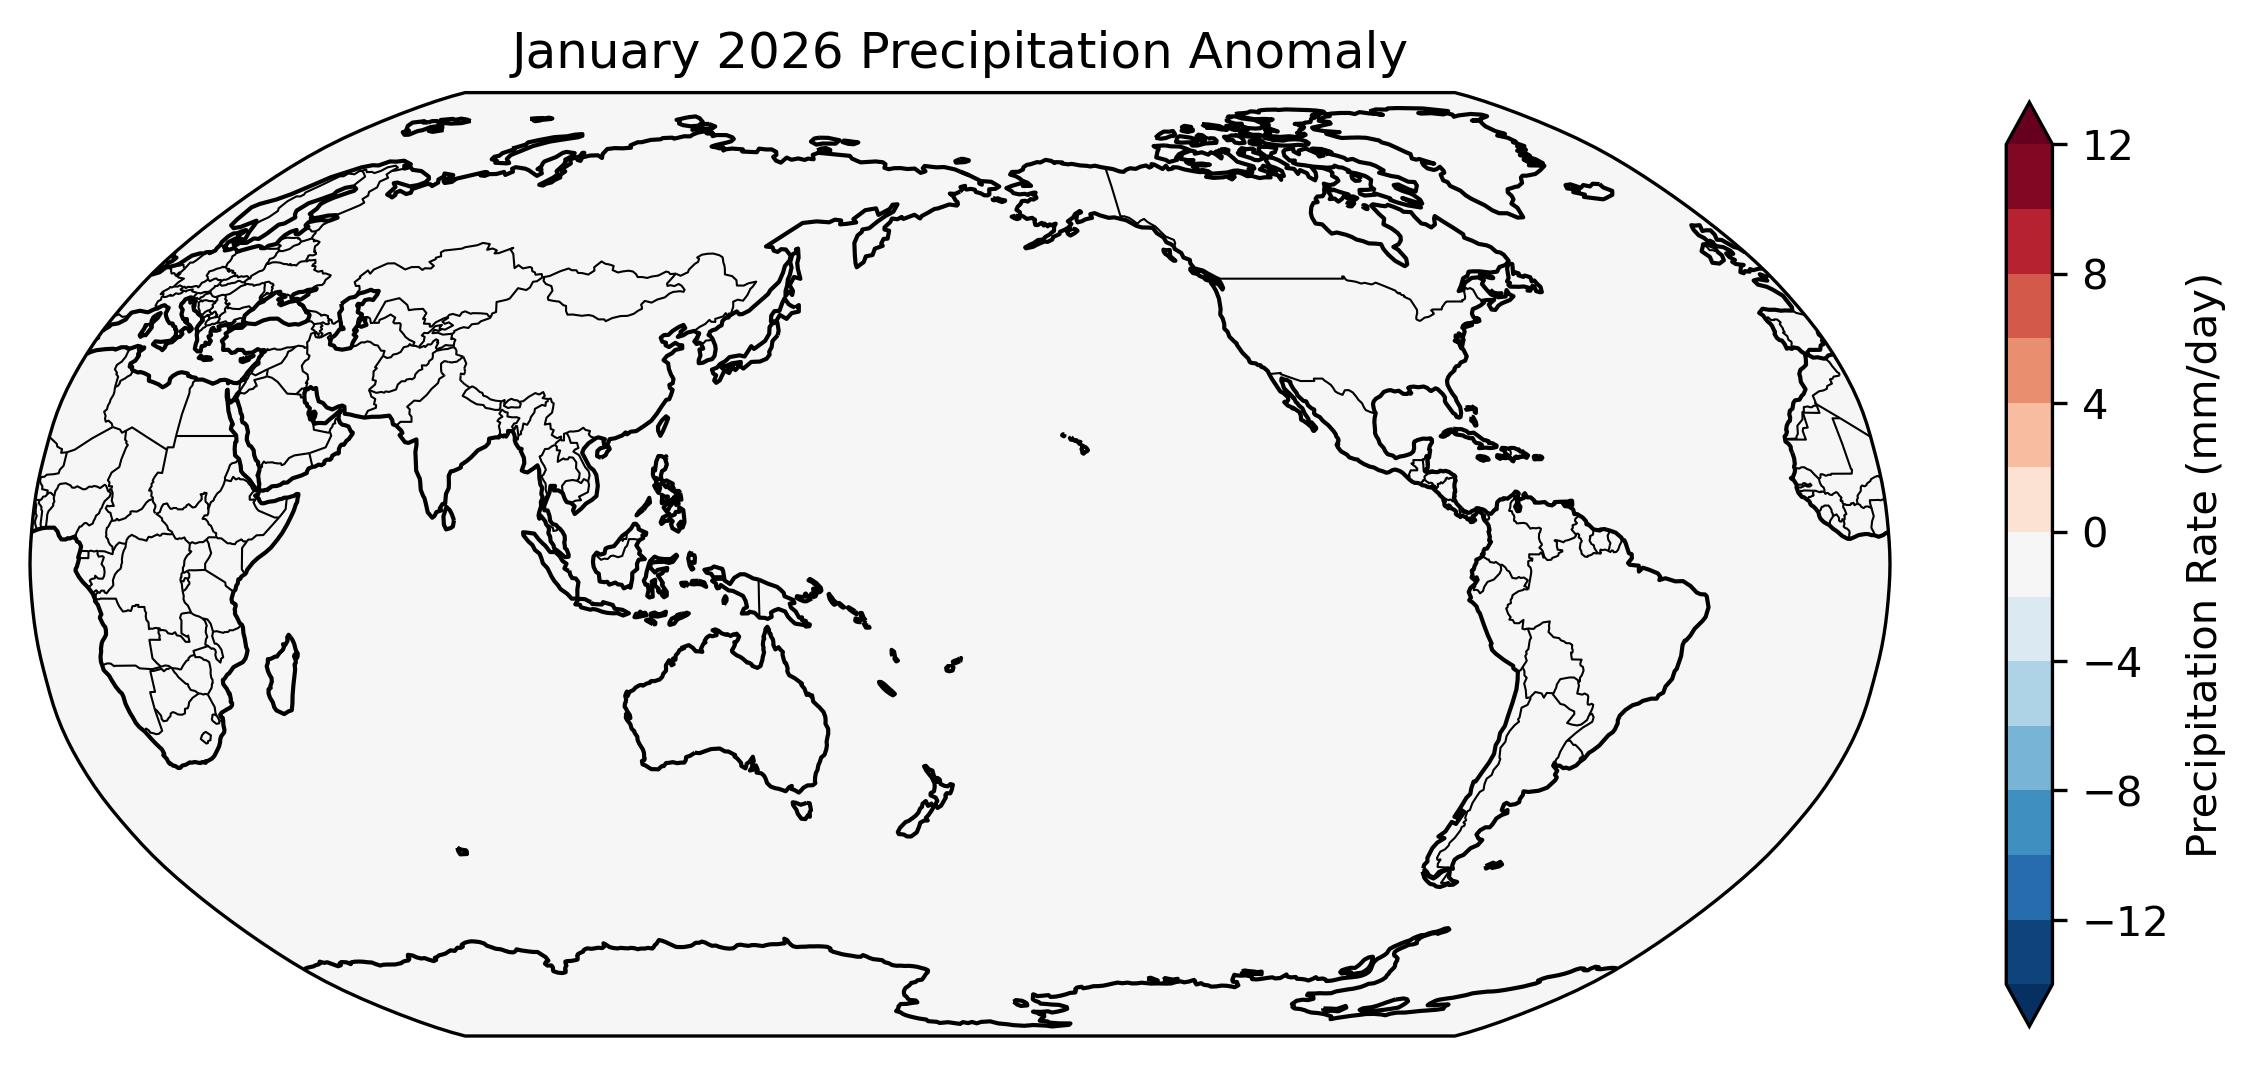

This chart was generated by the following Python code:
# ---------------------------------------------------------
# Pacific-Centered Robinson Projection
# ---------------------------------------------------------
# This program visualizes global air temperature anomalies
# using NOAA NCEP/NCAR Reanalysis data and Cartopy.
#
# The Robinson projection provides a visually balanced view
# of the global climate field.
#
# Here, the map is centered near the Pacific Ocean using
# central_longitude=180, which is useful for ocean and
# climate variability analysis.
#
# A cyclic point is added to avoid a blank seam at the
# 0/360-degree longitude boundary.
# ---------------------------------------------------------

import xarray as xr
import matplotlib.pyplot as plt
import cartopy.crs as ccrs
import cartopy.feature as cfeature
from cartopy.util import add_cyclic_point
from pathlib import Path
import sys
import cartopy
import shapely
import matplotlib

import warnings
warnings.filterwarnings(
    "ignore",
    message="invalid value encountered in create_collection",
    category=RuntimeWarning
)

# Example NOAA PSL OPeNDAP URLs
air_url = "https://psl.noaa.gov/thredds/dodsC/Datasets/ncep.reanalysis.derived/surface/air.mon.mean.nc"
prate_url = "https://psl.noaa.gov/thredds/dodsC/Datasets/ncep.reanalysis.derived/surface_gauss/prate.sfc.mon.mean.nc"
sst_url = "https://psl.noaa.gov/thredds/dodsC/Datasets/COBE2/sst.mon.mean.nc"


ds = xr.open_dataset(prate_url)
print(ds)
print(ds.time[-1].values)

# Select near-surface precipitation rate
dat = ds["prate"].load()

# Convert from kg m-2 s-1 to mm/day
dat_c = dat * 86400
dat_c.attrs["units"] = "mm/day"

# Example: January climatology
ref = dat_c.sel(time=slice("1991-01-01", "2020-12-31"))
jan_clim = ref.groupby("time.month").mean("time").sel(month=1)

# Example: January 2026 anomaly
jan_2026 = dat_c.sel(time="2026-01-01")
anom = jan_2026 - jan_clim

print(anom.min().values)
print(anom.max().values)

# Add cyclic point to close the 0/360 longitude seam
anom_cyclic, lon_cyclic = add_cyclic_point(anom.values, coord=anom.lon)

# Plot
fig = plt.figure(figsize=(10, 5))

#
# Pacific centered Projection 
#
# Plot
fig = plt.figure(figsize=(10, 5))

ax = plt.axes(projection=ccrs.Robinson(central_longitude=180.))

levels = range(-14, 14, 2)

cf = ax.contourf(
    lon_cyclic,
    anom.lat,
    anom_cyclic,
    levels=levels,
    cmap="RdBu_r",
    extend="both",
    transform=ccrs.PlateCarree()
)

plt.colorbar(
    cf,
    ax=ax,
    orientation="vertical",
    shrink=0.8,
    label="Precipitation Rate (mm/day)"
)

ax.coastlines()
ax.add_feature(cfeature.BORDERS, linewidth=0.5)
ax.set_global()
ax.set_title("January 2026 Precipitation Anomaly")

output_path = Path(__file__).with_suffix(".jpg")
plt.savefig(output_path, dpi=300, bbox_inches="tight")
plt.show()
